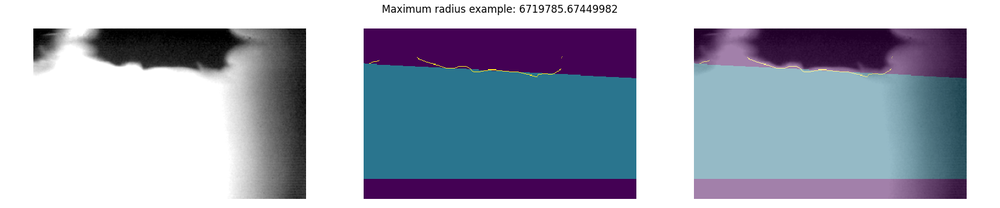
#> input picture notebooks/Maximum radius example: 6719785.67449982.png, 1000 x 208 px, shrunk from 1650 x 343 before the run; its folder holds only this picture in this run
$ python -i flyer_detection.py   (imports and definitions only)   (older library calls are emulated)
#> lines starting #> are read from the running program, lines starting #| are printed output that depends on the picture
#> further down, picture is the input picture: shape (208, 1000, 3); mean B, G, R 186.3, 171.1, 163.4
# -*- coding: utf-8 -*-
"""flyer_detection.ipynb

Automatically generated by Colaboratory.

Original file is located at
    https://colab.research.google.com/drive/12cRmqGfNl5iFFI1IVfde3PIYQtxgxK_t
"""

# Imports
import os
import copy
import shutil
import matplotlib.pyplot as plt
import numpy as np
import cv2
from PIL import Image
from skimage import filters, draw
import pandas as pd
from scipy import optimize
import imageio


class FlyerCharacteristics:
    """
    A class to store the variables present in the 'radius_from_lslm' function
    Attributes:
      radius -> Radius of the Flyer
      center_row -> Row number of the center of the Flyer
      center_column -> Column number of the center of the Flyer
      image -> Image of Flyer superimposed with the Least-Squares Circle
      leading_row -> The leading row of the Flyer
      flyer_row -> The row numbers containing the values used for the Least-Squares fit
      flyer_column -> The column numbers containing the values used for the Least-Squares fit
    """

    # [19 lines left out: functions __init__, show_image, not called in this run]


class Flyer_Detection:
    """
    Class which can be used to create a dataframe, for the various radius images.
    """

    def __init__(self):
        self.df = None

    # Code to filter out ones where the values are null
    # [144 lines left out: functions check_blank_image, check_last_row, radius_from_lslm, not called in this run]

    def filter_image(self, img):
        "Code to get the final filtered Image"
        # Converting the Image to Grayscale
        input_image_gray = cv2.GaussianBlur(img, (7, 7), 0)
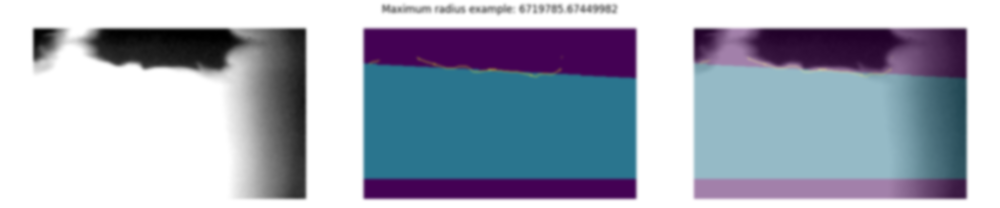
#> input_image_gray: shape (208, 1000, 3); mean B, G, R 186.3, 171.1, 163.4
        # Applying Sobel Edge Detection on the Image
        edge_sobel = filters.sobel(input_image_gray)
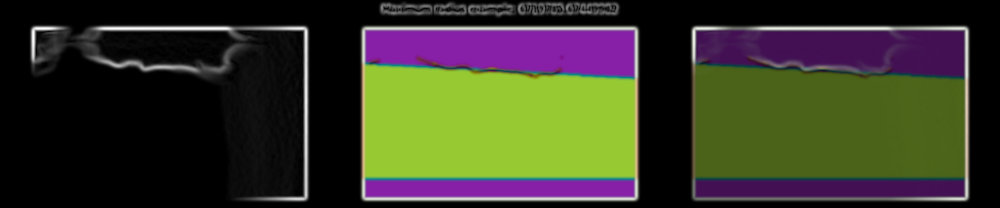
#> edge_sobel: shape (208, 1000, 3) float64; mean B, G, R 0.0448, 0.064, 0.0636; drawn with min black and max white
        # Rescaling the Image
        temp = (edge_sobel * 255).astype(np.uint8)
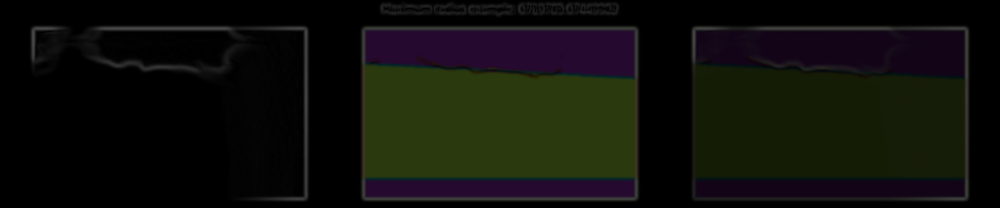
#> temp: shape (208, 1000, 3); mean B, G, R 11.1, 16, 15.9
        # Thresholding the Image using Binary and Otsu Thresholding
#> (the run stopped early here; a loop or call above may not have finished)

$ run again, on notebooks/Minimum radius example: 0.7071067811865476.png
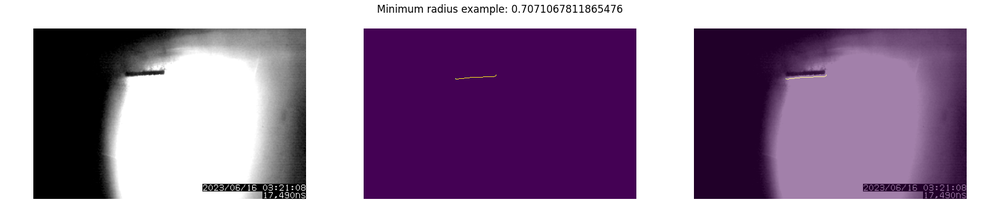
#> input picture notebooks/Minimum radius example: 0.7071067811865476.png, 1000 x 208 px, shrunk from 1650 x 343 before the run
#> picture is the input picture: shape (208, 1000, 3); mean B, G, R 158.1, 130.4, 152.8
#> in filter_image, `edge_sobel = filters.sobel(input_image_gray)`:
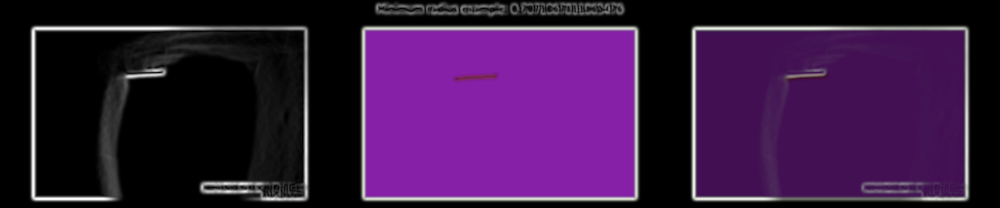
#> edge_sobel: shape (208, 1000, 3) float64; mean B, G, R 0.0752, 0.0274, 0.0639; drawn with min black and max white
#> in filter_image, `temp = (edge_sobel * 255).astype(np.uint8)`:
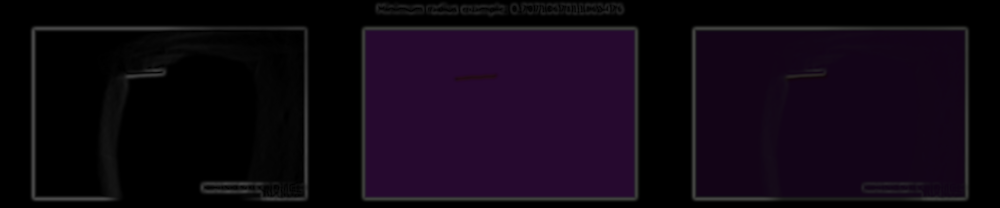
#> temp: shape (208, 1000, 3); mean B, G, R 18.8, 6.7, 16
